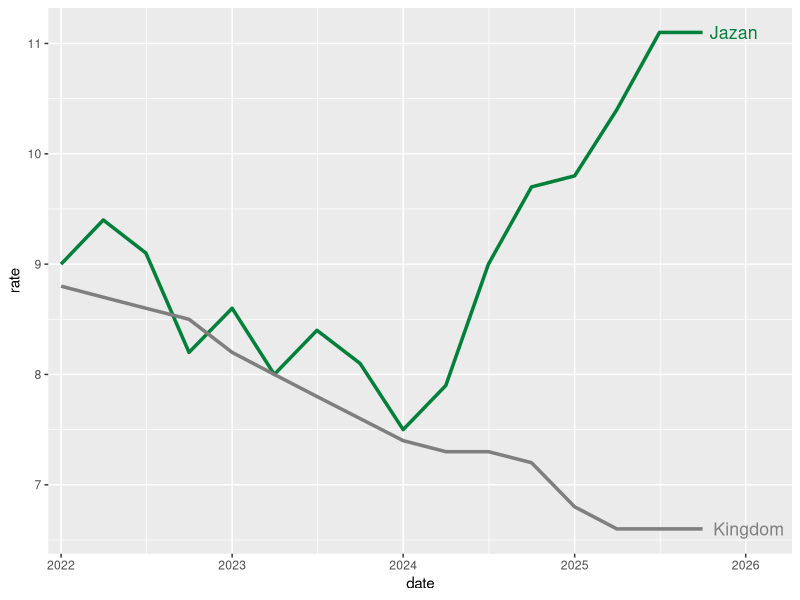

Recreate this plot in R.
## ---- chunk 1
#| include: false
library(tidyverse)
pair <- read_csv("unemployment.csv") |>
  filter(region %in% c("Jazan", "Kingdom"))
ends <- pair |> slice_max(date, by = region)
## ---- chunk 2
#| fig-width: 8
#| fig-height: 5.5
ggplot(pair, aes(date, rate, colour = region)) +
  geom_line(linewidth = 1.2) +
  geom_text(data = ends, aes(label = region),
            hjust = -0.15, size = 4.5) +
  scale_colour_manual(values = c(Jazan = "#00803A",
                                 Kingdom = "grey50"),
                      guide = "none") +
  scale_x_date(
    expand = expansion(mult = c(0.02, 0.14)))
